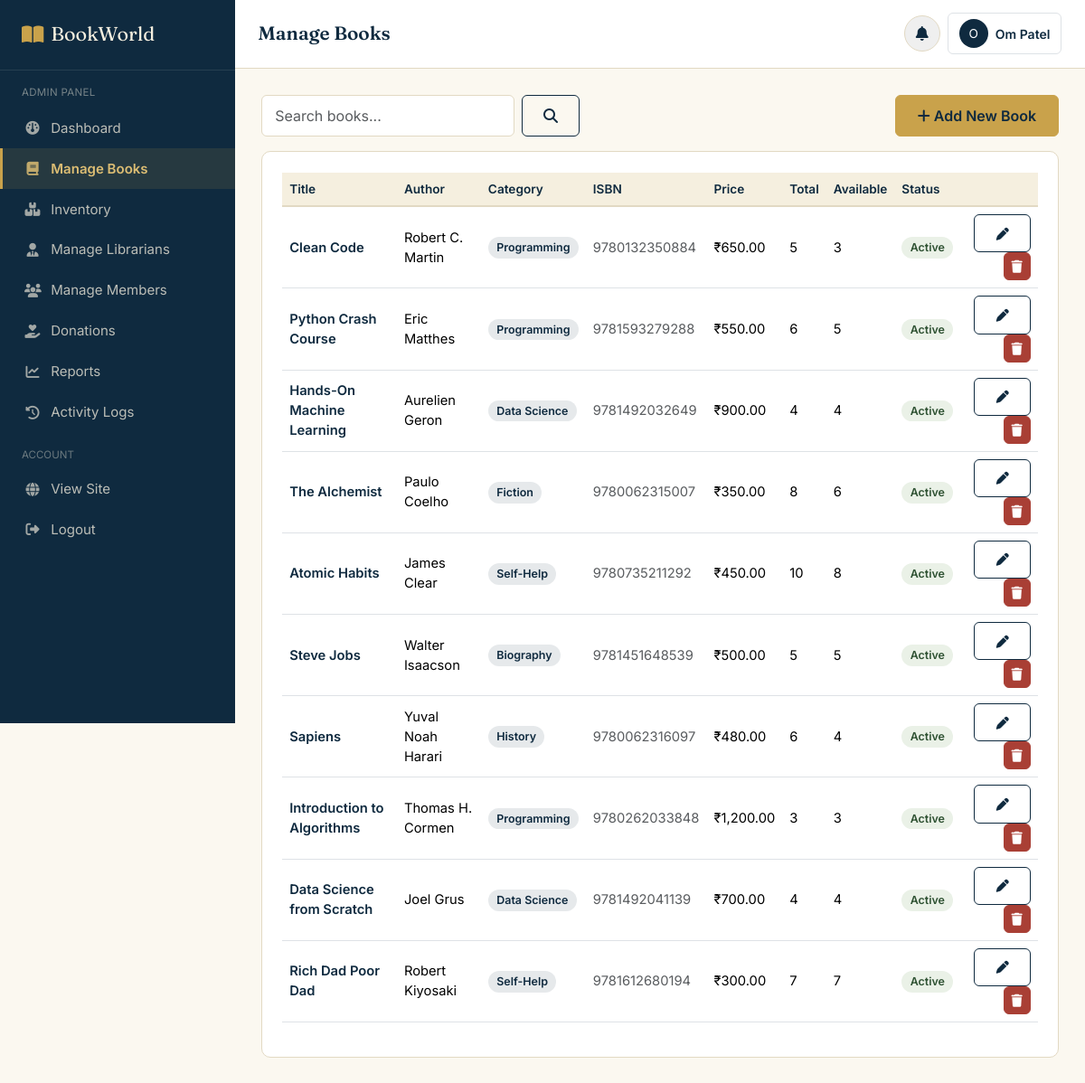
/admin/books/list.php (signed in), run on the app's committed database.
### tables this page shows
CREATE TABLE books (
    book_id INT AUTO_INCREMENT PRIMARY KEY,
    title VARCHAR(200) NOT NULL,
    author VARCHAR(150) NOT NULL,
    isbn VARCHAR(20) UNIQUE,
    publisher VARCHAR(150),
    publication_year YEAR,
    language VARCHAR(50) DEFAULT 'English',
    category_id INT,
    price DECIMAL(10,2) DEFAULT 0.00,
    description TEXT,
    book_image VARCHAR(255) DEFAULT 'default-book.png',
    status ENUM('active','inactive') DEFAULT 'active',
    view_count INT DEFAULT 0,
    created_at DATETIME DEFAULT CURRENT_TIMESTAMP,
    FOREIGN KEY (category_id) REFERENCES categories(category_id) ON DELETE SET NULL
);

CREATE TABLE categories (
    category_id INT AUTO_INCREMENT PRIMARY KEY,
    category_name VARCHAR(100) NOT NULL UNIQUE,
    description VARCHAR(255)
);

CREATE TABLE book_inventory (
    inventory_id INT AUTO_INCREMENT PRIMARY KEY,
    book_id INT NOT NULL UNIQUE,
    total_quantity INT NOT NULL DEFAULT 0,
    available_quantity INT NOT NULL DEFAULT 0,
    issued_quantity INT NOT NULL DEFAULT 0,
    damaged_quantity INT NOT NULL DEFAULT 0,
    lost_quantity INT NOT NULL DEFAULT 0,
    FOREIGN KEY (book_id) REFERENCES books(book_id) ON DELETE CASCADE
);

### includes/functions.php (called while the page is built, shortened)
<?php
function clean($str) {
    return htmlspecialchars(trim($str), ENT_QUOTES, 'UTF-8');
}
function inr($amount) {
    return '₹' . number_format((float)$amount, 2);
}

### admin/books/list.php (the view, shortened to what this page needs)
<?php
require_once '../../config/database.php';
require_once '../../includes/functions.php';
$search = trim($_GET['q'] ?? '');
$sql = "SELECT b.*, c.category_name, bi.total_quantity, bi.available_quantity, bi.issued_quantity
        FROM books b
        LEFT JOIN categories c ON c.category_id = b.category_id
        LEFT JOIN book_inventory bi ON bi.book_id = b.book_id
        WHERE 1=1";
$sql .= " ORDER BY b.created_at DESC";
$stmt = mysqli_prepare($conn, $sql);
mysqli_stmt_execute($stmt);
$books = mysqli_stmt_get_result($stmt);
?>
<!DOCTYPE html>
<html lang="en">
<head>
<link href="https://cdn.jsdelivr.net/npm/bootstrap@5.3.3/dist/css/bootstrap.min.css" rel="stylesheet">
<link rel="stylesheet" href="https://cdnjs.cloudflare.com/ajax/libs/font-awesome/6.5.2/css/all.min.css">
<link rel="stylesheet" href="../../assets/css/style.css">
<link rel="stylesheet" href="../../assets/css/dashboard.css">
</head>
<body>
<div class="bw-app">
<?php include '../../includes/sidebar_admin.php'; ?>
<main class="bw-main">
<?php include '../../includes/dashboard_topbar.php'; ?>
<div class="bw-content">
  <div class="d-flex justify-content-between align-items-center mb-3 flex-wrap gap-2">
    <form class="d-flex gap-2" method="GET">
      <input type="text" name="q" class="form-control bw-form-control" style="width:280px;" placeholder="Search books..." value="<?= clean($search) ?>">
      <button class="btn btn-bw-outline" type="submit"><i class="fa-solid fa-magnifying-glass"></i></button>
    </form>
    <a href="add.php" class="btn btn-bw-primary"><i class="fa-solid fa-plus me-1"></i>Add New Book</a>
  </div>
  <div class="bw-panel">
    <div class="table-responsive">
      <table class="table table-bw align-middle">
        <thead>
          <tr>
            <th>Title</th><th>Author</th><th>Category</th><th>ISBN</th>
            <th>Price</th><th>Total</th><th>Available</th><th>Status</th><th></th>
          </tr>
        </thead>
        <tbody>
          <?php while ($b = mysqli_fetch_assoc($books)): ?>
            <tr>
              <td class="fw-semibold text-navy"><?= clean($b['title']) ?></td>
              <td><?= clean($b['author']) ?></td>
              <td><span class="badge-bw-navy"><?= clean($b['category_name'] ?? 'Uncategorized') ?></span></td>
              <td class="text-muted small"><?= clean($b['isbn']) ?></td>
              <td><?= inr($b['price']) ?></td>
              <td><?= (int)$b['total_quantity'] ?></td>
              <td><?= (int)$b['available_quantity'] ?></td>
              <td>
                <?php if ($b['status'] === 'active'): ?>
                  <span class="badge-bw-success">Active</span>
                <?php else: ?>
                  <span class="badge-bw-danger">Inactive</span>
                <?php endif; ?>
              </td>
              <td class="text-end">
                <a href="edit.php?id=<?= $b['book_id'] ?>" class="btn btn-sm btn-bw-outline"><i class="fa-solid fa-pen"></i></a>
                <form action="delete.php" method="POST" class="d-inline">
                  <button type="button" class="btn btn-sm btn-bw-danger bw-confirm-delete" data-item="<?= clean($b['title']) ?>"><i class="fa-solid fa-trash"></i></button>
                </form>
              </td>
            </tr>
          <?php endwhile; ?>
        </tbody>
      </table>
    </div>
  </div>
</div>
</main>
</div>
</body>
</html>

### assets/css/style.css (style rules this page uses)
:root { --bw-navy: #0F2A3F; --bw-navy-light: #1A4160; --bw-green: #2F5233; --bw-green-light: #3E6B45; --bw-brass: #C9A24B; --bw-brass-light: #DCBD73; --bw-paper: #F5EFDF; --bw-paper-soft: #FBF8F0; --bw-ink: #1D2430; --bw-slate: #5B6472; --bw-line: #E2D9C3; --bw-danger: #A93F35; --bw-danger-bg: #FBEAE7; --bw-success: #2F5233; --bw-success-bg: #EAF1E7; --bw-warning: #B4791F; --bw-warning-bg: #FBF1E1; --font-display: 'Fraunces', Georgia, serif; --font-body: 'Inter', -apple-system, BlinkMacSystemFont, sans-serif; --radius-sm: 6px; --radius-md: 10px; --shadow-card: 0 1px 3px rgba(15, 42, 63, 0.08), 0 1px 2px rgba(15, 42, 63, 0.06); }
* { box-sizing: border-box; }
body { font-family: var(--font-body); color: var(--bw-ink); background: var(--bw-paper-soft); margin: 0; }
a { color: var(--bw-navy); text-decoration: none; }
.btn-bw-primary { background: var(--bw-brass); border: 1px solid var(--bw-brass); color: var(--bw-navy); font-weight: 600; padding: 0.65rem 1.5rem; border-radius: var(--radius-sm); transition: transform 0.15s ease, box-shadow 0.15s ease; }
.btn-bw-outline { background: transparent; border: 1.5px solid var(--bw-navy); color: var(--bw-navy); font-weight: 600; padding: 0.6rem 1.45rem; border-radius: var(--radius-sm); transition: all 0.15s ease; }
.btn-bw-danger { background: var(--bw-danger); border: 1px solid var(--bw-danger); color: #fff; font-weight: 600; border-radius: var(--radius-sm); }
.bw-form-control { border: 1.5px solid var(--bw-line); border-radius: var(--radius-sm); padding: 0.65rem 0.9rem; background: #fff; font-family: var(--font-body); }
.badge-bw-success { background: var(--bw-success-bg); color: var(--bw-success); font-weight: 600; }
.badge-bw-navy { background: rgba(15,42,63,0.1); color: var(--bw-navy); font-weight: 600; }
.badge-bw-success, .badge-bw-danger, .badge-bw-warning, .badge-bw-navy { padding: 0.35em 0.75em; border-radius: 20px; font-size: 0.78rem; }
.text-navy { color: var(--bw-navy) !important; }

### assets/css/dashboard.css (style rules this page uses)
.bw-app { display: flex; min-height: 100vh; }
.bw-main { flex: 1; min-width: 0; background: var(--bw-paper-soft); }
.bw-content { padding: 1.8rem; }
.bw-panel { background: #fff; border: 1px solid var(--bw-line); border-radius: var(--radius-md); padding: 1.4rem; }
.table-bw thead th { background: var(--bw-paper); color: var(--bw-navy); font-weight: 600; font-size: 0.85rem; border-bottom: 2px solid var(--bw-line); }
.table-bw td { vertical-align: middle; font-size: 0.92rem; }

### data on the page
books: title "Clean Code", author "Robert C. Martin", category.category_name "Programming", isbn "9780132350884", price "₹650.00", book_inventory.total_quantity "5", book_inventory.available_quantity "3", status "Active"
books: title "Python Crash Course", author "Eric Matthes", category.category_name "Programming", isbn "9781593279288", price "₹550.00", book_inventory.total_quantity "6", book_inventory.available_quantity "5", status "Active"
books: title "Hands-On Machine Learning", author "Aurelien Geron", category.category_name "Data Science", isbn "9781492032649", price "₹900.00", book_inventory.total_quantity "4", book_inventory.available_quantity "4", status "Active"
books: title "The Alchemist", author "Paulo Coelho", category.category_name "Fiction", isbn "9780062315007", price "₹350.00", book_inventory.total_quantity "8", book_inventory.available_quantity "6", status "Active"
books: title "Atomic Habits", author "James Clear", category.category_name "Self-Help", isbn "9780735211292", price "₹450.00", book_inventory.total_quantity "10", book_inventory.available_quantity "8", status "Active"
books: title "Steve Jobs", author "Walter Isaacson", category.category_name "Biography", isbn "9781451648539", price "₹500.00", book_inventory.total_quantity "5", book_inventory.available_quantity "5", status "Active"
books: title "Sapiens", author "Yuval Noah Harari", category.category_name "History", isbn "9780062316097", price "₹480.00", book_inventory.total_quantity "6", book_inventory.available_quantity "4", status "Active"
books: title "Introduction to Algorithms", author "Thomas H. Cormen", category.category_name "Programming", isbn "9780262033848", price "₹1,200.00", book_inventory.total_quantity "3", book_inventory.available_quantity "3", status "Active"
books: title "Data Science from Scratch", author "Joel Grus", category.category_name "Data Science", isbn "9781492041139", price "₹700.00", book_inventory.total_quantity "4", book_inventory.available_quantity "4", status "Active"
books: title "Rich Dad Poor Dad", author "Robert Kiyosaki", category.category_name "Self-Help", isbn "9781612680194", price "₹300.00", book_inventory.total_quantity "7", book_inventory.available_quantity "7", status "Active"

### other printed values
$page_title "Manage Books"
substr($current_user_name, 0, 1) "O"
$current_user_name "Om Patel"
